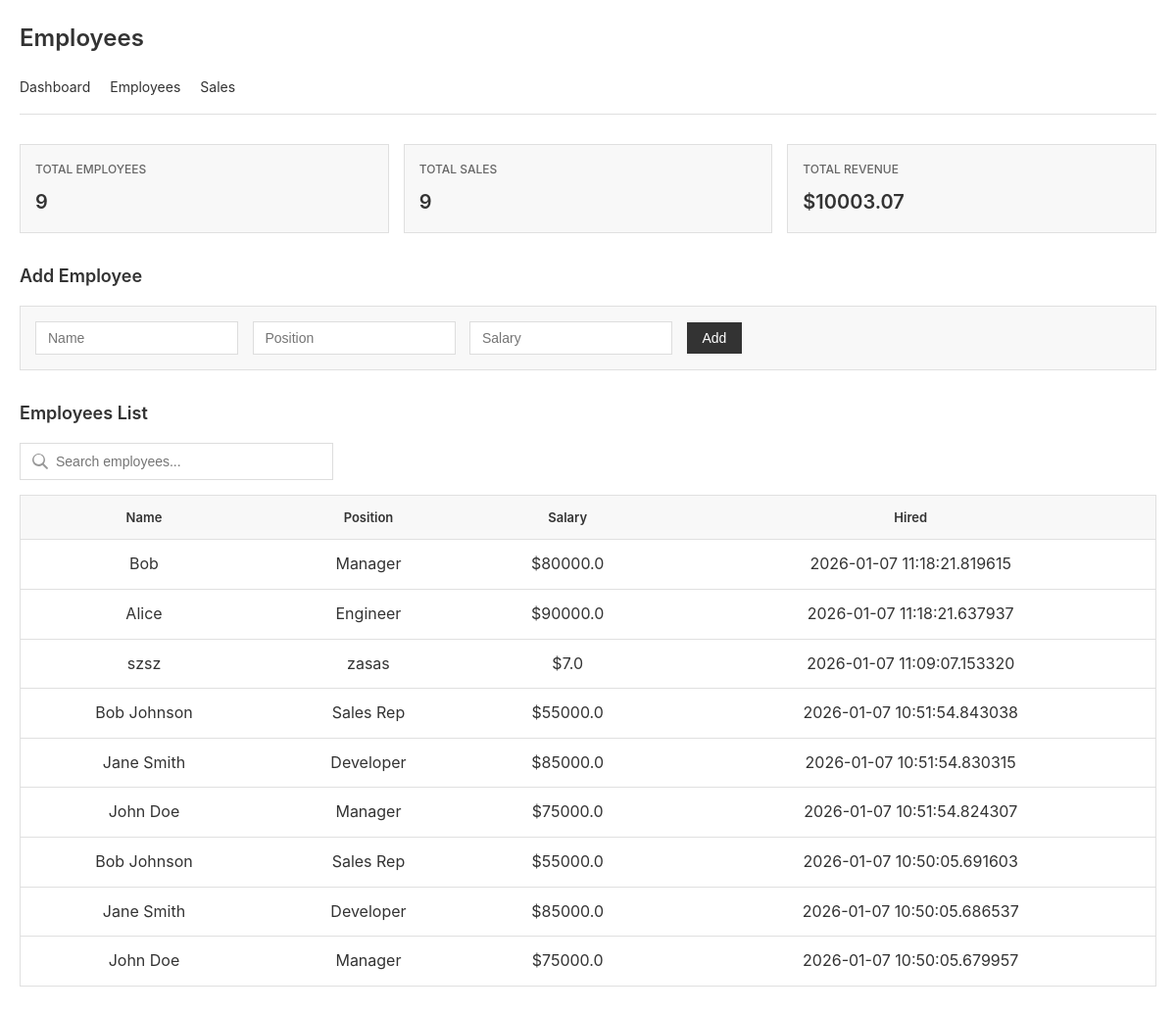
/employees, run on an earlier commit of the app's database.
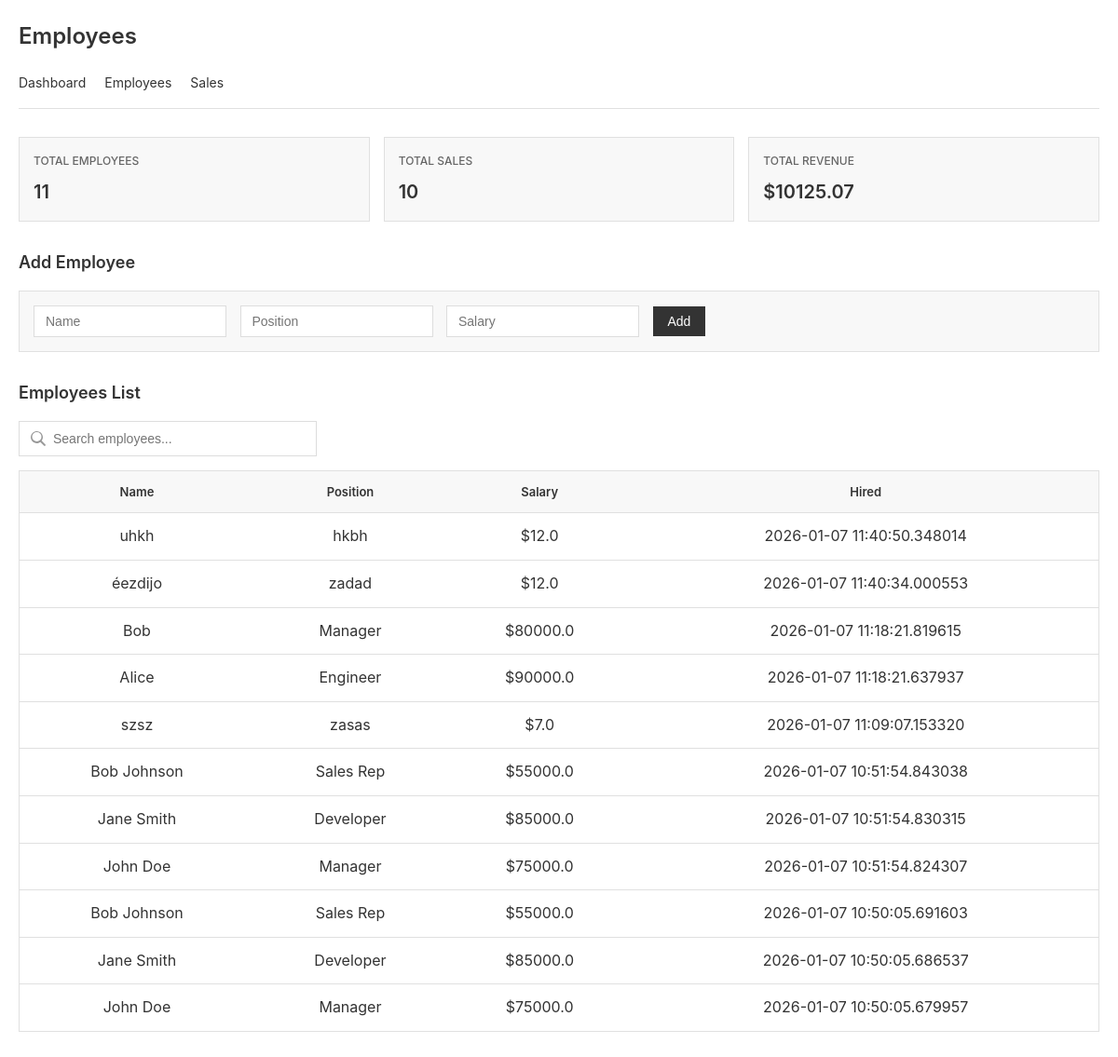
And on a later commit of the database.
### tables this page shows
CREATE TABLE employees (
                id INTEGER PRIMARY KEY AUTOINCREMENT,
                name TEXT NOT NULL,
                position TEXT NOT NULL,
                salary REAL NOT NULL,
                hired_date TIMESTAMP DEFAULT CURRENT_TIMESTAMP
            );

### app.py (the view)
@app.route("/employees")
def employees_page():
    employees = dashboard.get_employees()
    summary = dashboard.get_dashboard_summary()
    return render_template(
        "employees.html",
        summary=summary,
        employees=employees,
    )

### app.py (called while the page is built)
    def get_connection(self):
        conn = sqlite3.connect(self.db_name)
        conn.row_factory = sqlite3.Row
        return conn

    def get_employees(self) -> List[Dict]:
        conn = self.get_connection()
        cursor = conn.cursor()
        cursor.execute('SELECT * FROM employees ORDER BY id DESC')
        result = [dict(row) for row in cursor.fetchall()]
        conn.close()
        return result

    def get_employee_count(self) -> int:
        conn = self.get_connection()
        cursor = conn.cursor()
        cursor.execute('SELECT COUNT(*) as count FROM employees')
        count = cursor.fetchone()['count']
        conn.close()
        return count

    def get_total_revenue(self) -> float:
        conn = self.get_connection()
        cursor = conn.cursor()
        cursor.execute('SELECT COALESCE(SUM(amount), 0) as total FROM sales')
        total = cursor.fetchone()['total']
        conn.close()
        return total

    def get_sales_count(self) -> int:
        conn = self.get_connection()
        cursor = conn.cursor()
        cursor.execute('SELECT COUNT(*) as count FROM sales')
        count = cursor.fetchone()['count']
        conn.close()
        return count

### templates/employees.html (shortened to what this page needs)
<!DOCTYPE html>
<html lang="en">
<head>
</head>
<body>
<h1>Employees</h1>
<div class="navbar">
    <a href="{{ url_for('dashboard_ui') }}">Dashboard</a>
    <a href="{{ url_for('employees_page') }}">Employees</a>
    <a href="{{ url_for('sales_page') }}">Sales</a>
</div>
<div class="cards">
    <div class="card">
        <h3>Total Employees</h3>
        <p>{{ summary.total_employees }}</p>
    </div>
    <div class="card">
        <h3>Total Sales</h3>
        <p>{{ summary.total_sales }}</p>
    </div>
    <div class="card">
        <h3>Total Revenue</h3>
        <p>${{ "%.2f"|format(summary.total_revenue) }}</p>
    </div>
</div>
<h2>Add Employee</h2>
<form method="post" action="{{ url_for('add_employee') }}" onsubmit="return submitForm(event, this)">
    <input name="name" placeholder="Name" required>
    <input name="position" placeholder="Position" required>
    <input name="salary" placeholder="Salary" type="number" required>
    <button>Add</button>
</form>
<h2>Employees List</h2>
<div class="search">
    <input class="search-input" id="employees-search" placeholder="Search employees...">
</div>
<table id="employees-table">
    <tr>
        <th>Name</th>
        <th>Position</th>
        <th>Salary</th>
        <th>Hired</th>
    </tr>
    {% for e in employees %}
    <tr>
        <td>{{ e.name }}</td>
        <td>{{ e.position }}</td>
        <td>${{ e.salary }}</td>
        <td>{{ e.hired_date }}</td>
    </tr>
    {% endfor %}
</table>
</body>
</html>

What changed in the data, as far as the page shows it:
added employees: name "uhkh", position "hkbh", salary "12.0", hired_date "2026-01-07 11:40:50.348014"
added employees: name "éezdijo", position "zadad", salary "12.0", hired_date "2026-01-07 11:40:34.000553"
Also different on the page:
{{ summary.total_employees }}: "9" → "11"
{{ summary.total_sales }}: "9" → "10"
{{ "%.2f"|format(summary.total_revenue) }}: "10003.07" → "10125.07"
